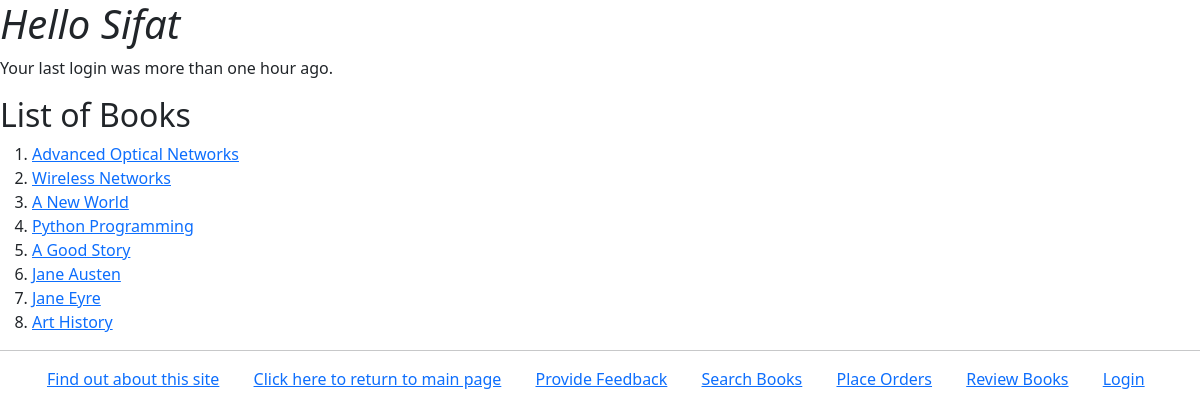
The page /myapp/ on the database its author committed.
### myapp/models.py (models this page shows, shortened)
class Book(models.Model):
    CATEGORY_CHOICES = [
        ('S', 'Scinece&Tech'),
        ('F', 'Fiction'),
        ('B', 'Biography'),
        ('T', 'Travel'),
        ('O', 'Other')
    ]
    title = models.CharField(max_length=200)
    category = models.CharField(max_length=1, choices=CATEGORY_CHOICES, default='S')
    num_pages = models.PositiveIntegerField(default=100)
    price = models.DecimalField(max_digits=10, decimal_places=2)
    publisher = models.ForeignKey(Publisher, related_name='books', on_delete=models.CASCADE)
    description = models.TextField(max_length=500, blank=True)
    num_reviews = models.PositiveIntegerField(default=0)

### myapp/views.py (the view)
# urls.py: path(r'', views.index, name='index'),
def index(request):
    booklist = Book.objects.all().order_by('id')[:10]
    last_login = request.session.get('last_login')
    if last_login:
        message = f"Your last login was on {last_login}."
    else:
        message = "Your last login was more than one hour ago."
    return render(request, 'myapp/index.html', {'booklist': booklist, 'message': message})

### myapp/templates/myapp/index.html (shortened to what this page needs)
{% extends 'myapp/base.html' %}
{% block body_block %}
    <p>{{ message }}</p>
    {% if booklist %}
        <h2>List of Books</h2>
        <ol>
            {% for book  in booklist %}
                <li>
                    <a href="{% url 'myapp:detail' book.id %}">{{book.title}}</a>
                </li>
            {% endfor %}
        </ol>
    {% else %}
        <strong>There are no available books!</strong>
    {% endif %}
{% endblock %}

### myapp/templates/myapp/base.html (shortened to what this page needs)
<!DOCTYPE html>
{% load static %}
<html>
<head>
    <link
        rel="stylesheet"
        type="text/css"
        href="{% static 'myapp/style.css' %}"
    />
    <link rel="stylesheet" href="https://cdn.jsdelivr.net/npm/bootstrap-icons@1.11.3/font/bootstrap-icons.min.css">
    <link href="https://cdn.jsdelivr.net/npm/bootstrap@5.3.3/dist/css/bootstrap.min.css" rel="stylesheet">
</head>
<body>
<div>
    <h1>{% block myhdg %}Hello user {% endblock %}</h1>
    {% block body_block %}* {% endblock %}
</div>
<hr/>
<div>
    <ul>
        <li class="hbar1">
            <a href="/myapp/about">Find out about this site</a>
        </li>
        <li class="hbar1">
            <a href="{% url 'myapp:index' %}">Click here to return to main page</a>
        </li>
        <li class="hbar1">
            <a href="{% url 'myapp:feedback' %}">Provide Feedback</a>
        </li>
        <li class="hbar1">
            <a href="{% url 'myapp:findbooks' %}">Search Books</a>
        </li>
        <li class="hbar1">
            <a href="{% url 'myapp:place_order' %}">Place Orders</a>
        </li>
        <li class="hbar1">
            <a href="{% url 'myapp:review' %}">Review Books</a>
        </li>
        {% if user.is_authenticated %}
            <li class="hbar1">
                <a href="{% url 'myapp:user_logout' %}">Logout</a>
            </li>
        {% else %}
            <li class="hbar1">
                <a href="{% url 'myapp:user_login' %}">Login</a>
            </li>
        {% endif %}
    </ul>
</div>
</body>
</html>

### myapp/static/myapp/style.css (style rules this page uses)
body { background-color: #f0f0f0; color: #333; font-size: 16px; font-family: Arial, sans-serif; }
h1 { color: #007bff; font-size: 2.5em; font-style: italic; position: relative; margin-bottom: 20px; }
.hbar1 { display: inline; margin: 15px; }

### rows shown on the page
Book: title "Advanced Optical Networks"
Book: title "Wireless Networks"
Book: title "A New World"
Book: title "Python Programming"
Book: title "A Good Story"
Book: title "Jane Austen"
Book: title "Jane Eyre"
Book: title "Art History"

### other values the page prints
{{ message }} "Your last login was more than one hour ago."
